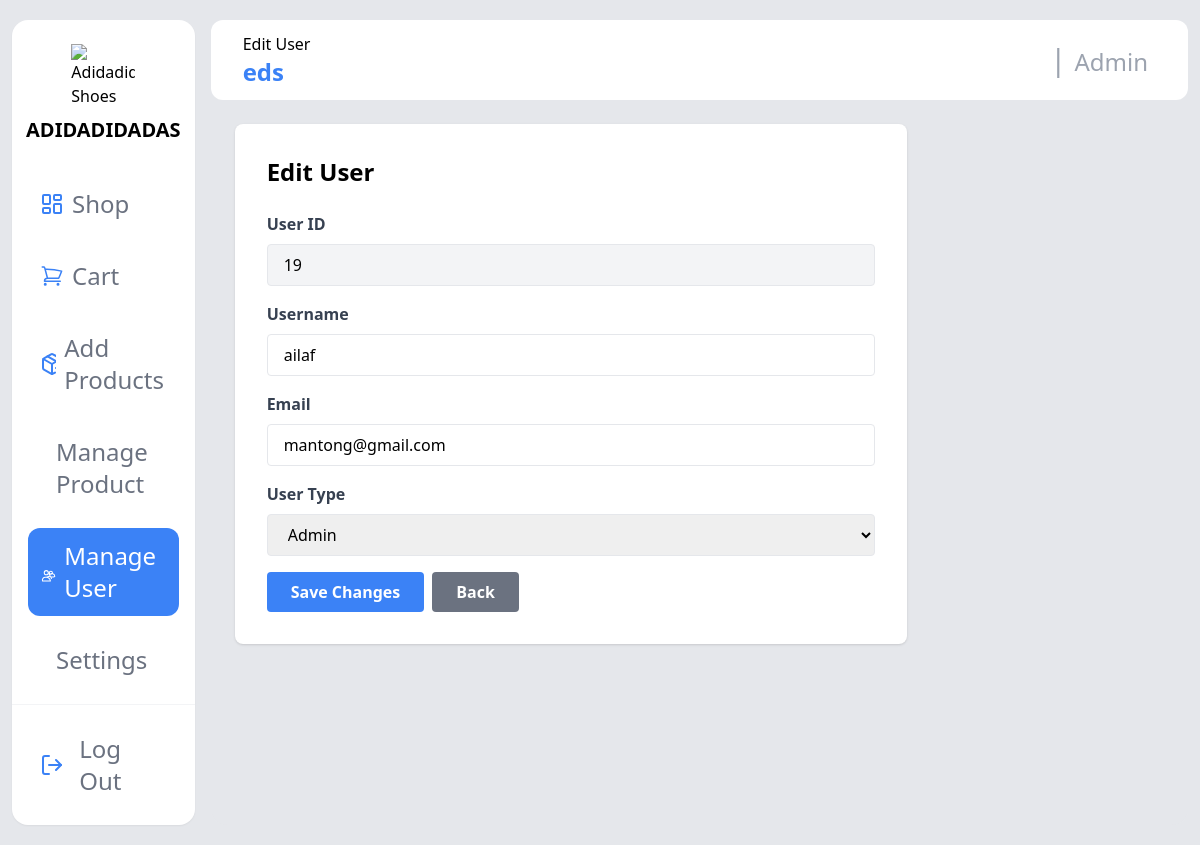
The app's page /edit_user.php?id=19 (signed in) with its own data.
### tables this page shows
CREATE TABLE `tbl_user` (
  `user_id` int(11) NOT NULL,
  `userName` varchar(255) NOT NULL,
  `email` varchar(250) NOT NULL,
  `userPassword` varchar(250) DEFAULT NULL,
  `userType` varchar(255) NOT NULL
);

### edit_user.php (the view, shortened to what this page needs)
<?php
include 'connection.php';
$user = null;
if (isset($_GET['id'])) {
    $user_id = intval($_GET['id']);
    $sql = "SELECT user_id, userName, email, userType FROM tbl_user WHERE user_id = ?";
    $stmt = $conn->prepare($sql);
    $stmt->bind_param("i", $user_id);
    $stmt->execute();
    $result = $stmt->get_result();
    if ($result->num_rows > 0) {
        $user = $result->fetch_assoc();
    } else {
        header("Location: manage_users.php");
        exit();
    }
}
?>
<!DOCTYPE html>
<html lang="en">
<head>
    <script src="https://cdn.tailwindcss.com"></script>
</head>
<body>
    <div class="min-h-screen bg-gray-200 px-3 py-5 grid grid-cols-1 md:grid-cols-12 gap-4">
        <?php include 'components/sidebar.php'; ?>
        <div class="bg-gray-200 rounded-2xl col-span-1 md:col-span-10">
            <div class="bg-white h-20 rounded-xl w-full p-2 flex justify-between items-center">
                <div class="ps-6 w-full">
                    <span>Edit User</span>
                    <?php
                        if (isset($_SESSION['username'])) {
                            echo '<h1 class="text-2xl font-bold text-blue-500">' . htmlspecialchars($_SESSION['username']) . '</h1>';
                        }
                    ?>
                </div>
                <div class="flex justify-end items-center w-full p-4">
                    <div class="p-4 flex gap-2 items-center max-w-xs sm:max-w-sm md:max-w-md overflow-hidden">
                        <h1 class="text-3xl text-gray-400">|</h1>
                        <?php
                            if (isset($_SESSION['userType'])) {
                                echo '<div class="flex items-center gap-1 truncate">
                                        <h1 class="text-2xl text-gray-400 pt-1 truncate">' . htmlspecialchars($_SESSION['userType']) . '</h1>
                                      </div>';
                            }
                        ?>
                    </div>
                </div>
            </div>
            <div class="w-full p-6">
                <div class="bg-white rounded-lg shadow p-8 max-w-2xl">
                    <h3 class="text-2xl font-bold mb-6">Edit User</h3>
                    <?php if ($user): ?>
                        <form method="POST" class="space-y-4">
                            <div>
                                <label class="block text-gray-700 font-semibold mb-2">User ID</label>
                                <input type="text" disabled class="w-full px-4 py-2 border rounded bg-gray-100" value="<?php echo $user['user_id']; ?>">
                            </div>
                            <div>
                                <label class="block text-gray-700 font-semibold mb-2">Username</label>
                                <input type="text" name="username" required class="w-full px-4 py-2 border rounded focus:ring-2 focus:ring-blue-500 outline-none" value="<?php echo htmlspecialchars($user['userName']); ?>">
                            </div>
                            <div>
                                <label class="block text-gray-700 font-semibold mb-2">Email</label>
                                <input type="email" name="email" required class="w-full px-4 py-2 border rounded focus:ring-2 focus:ring-blue-500 outline-none" value="<?php echo htmlspecialchars($user['email']); ?>">
                            </div>
                            <div>
                                <label class="block text-gray-700 font-semibold mb-2">User Type</label>
                                <select name="usertype" required class="w-full px-4 py-2 border rounded focus:ring-2 focus:ring-blue-500 outline-none">
                                    <option value="Admin" <?php echo $user['userType'] === 'Admin' ? 'selected' : ''; ?>>Admin</option>
                                </select>
                            </div>
                            <div class="flex gap-2">
                                <button type="submit" class="bg-blue-500 text-white px-6 py-2 rounded hover:bg-blue-600 transition font-semibold">
                                    Save Changes
                                </button>
                                <a href="manage_users.php" class="bg-gray-500 text-white px-6 py-2 rounded hover:bg-gray-600 transition font-semibold">
                                    Back
                                </a>
                            </div>
                        </form>
                    <?php else: ?>
                        <p class="text-red-500">User not found</p>
                    <?php endif; ?>
                </div>
            </div>
        </div>
    </div>
</body>
</html>

### records on screen
tbl_user: user_id "19", username "ailaf", email "mantong@gmail.com"

### other values on screen
$_SESSION['username'] "eds"
$_SESSION['userType'] "Admin"
